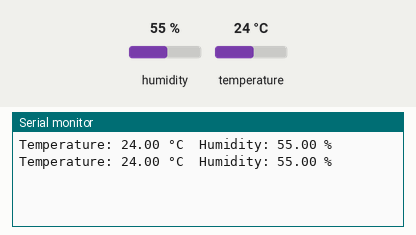
Recording of a program running on a simulated ESP32-S3. Parts: the last lines printed to the serial monitor. Inputs (shaded band) come from the test bench; at power-on: humidity 55 %, temperature 24 °C.

Above: at 10.8 s.
10.9 s: humidity set to 22 %
At 16.4 s:
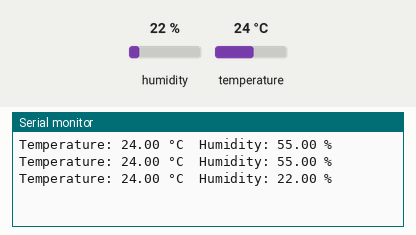
18.4 s: temperature set to 12 °C
At 21.5 s:
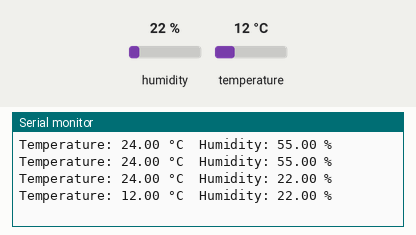
25.9 s: humidity set to 40 %
At 31.5 s:
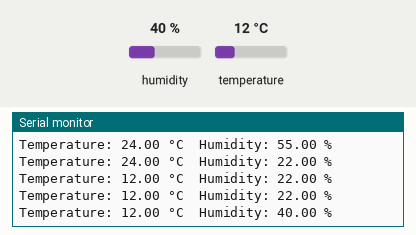
Timing chart, 0 to 33.0 s (numbered marks = the images above; inputs shaded):
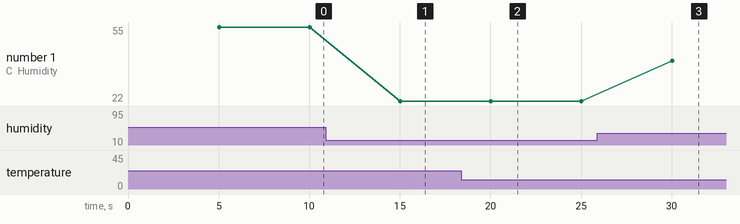

The program:

main.cpp
```cpp
#include <Adafruit_Sensor.h>
#include <DHT.h>

#define DHT_PIN 36 //DATA PIN
#define DHT_TYPE DHT11

DHT dht(DHT_PIN, DHT_TYPE);
hw_timer_t * timer1 = nullptr;
volatile bool has_interrupt = false;

void IRAM_ATTR start_interrupt(){
  has_interrupt = true;
}

void print_dht_data(){
  float temperature = dht.readTemperature();
  float humidity = dht.readHumidity();

  if (isnan(temperature) || isnan(humidity)) {
    Serial.println("Failed to read from DHT sensor!");
  } else {
    Serial.print("Temperature: ");
    Serial.print(temperature);
    Serial.print(" °C\t");
    Serial.print("Humidity: ");
    Serial.print(humidity);
    Serial.println(" %");
  }
}

void setup() {
  Serial.begin(115200);
  dht.begin();
  timer1 = timerBegin(1, 40000, true);
  timerAttachInterrupt(timer1, &start_interrupt, true);
  timerAlarmWrite(timer1, 10000, true);
  timerAlarmEnable(timer1);
  while(!Serial);
}

void loop() {
  noInterrupts();
  bool local_interrupt = has_interrupt;
  has_interrupt = false;
  interrupts();

  if (local_interrupt){
    print_dht_data();
  }


}
```

Measured:
- after the input at 10.9 s, the serial monitor: prints a new line after 4.1 s (image 1)
- after the input at 18.4 s, the serial monitor: prints a new line after 1.6 s (image 2)
- after the input at 25.9 s, the serial monitor: prints a new line after 4.1 s (image 3)
- plotted number 1: 55 → 22 after the input at 10.9 s, 22 → 40 after the input at 25.9 s
